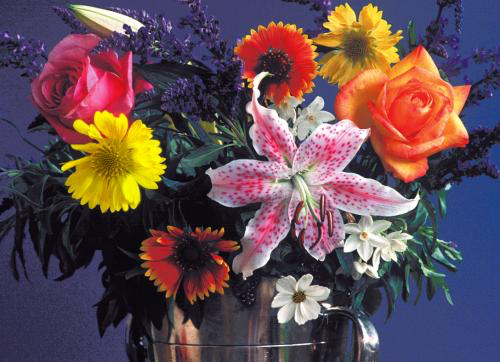
%> input picture Image processing/Εργασία 1η/flowers.tif, 500 x 362 px
$ octave pr_imEx5.m   (GNU Octave 9; MATLAB toolbox functions it lacks are replaced by stand-ins)
%> lines starting %> are read from the running program, lines starting %| are printed output that depends on the picture
### Image processing/Εργασία 1η/mypsmed.m
%(Excercise 4)  %this is an implimentation of Pratts pseudo-median filter
function res=mypsmed(im,d)
f=[0.125 0.125 0.125; 0.125 0 0.125; 0.125 0.125 0.125];
imd=im2double(im);
imf=filter2(f,imd);
r=abs(imd-imf)-d>0;
res=im2uint8(r.*imf+(1-r).*imd);
end

### Image processing/Εργασία 1η/pr_imEx5.m
f=imread('flowers.tif'); %the first three lines are given
%> f is the input picture: size 362x500x3 uint8; mean R, G, B 99.7, 77, 83.9
fg=rgb2gray(f);
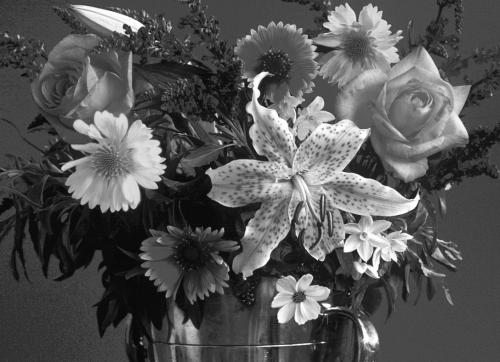
%> fg: size 362x500 uint8; min 0, max 255, mean 84.5
fg=im2uint8(fg(30:285,60:315));
%> fg: size 256x256 uint8
fg_noise=imnoise(fg,'salt & pepper',0.05); %this function adds 5% noise to the image
imshow(fg_noise);
title('initial noisy image')
figure

a=fspecial('average'); %Excercise 5.1 (a)
fg_a=filter2(a,fg_noise);
subplot(1,3,1)
imshow(fg_a/255)
title('Avarage filter')

fg_b3=medfilt2(fg_noise); %Excercise 5.1 (b)
subplot(1,3,2)
imshow(fg_b3)
title('3x3 median filter')

fg_c=mypsmed(fg_noise,0.3); %Excercise 5.1 (c)
%> in mypsmed, `r=abs(imd-imf)-d>0;`:
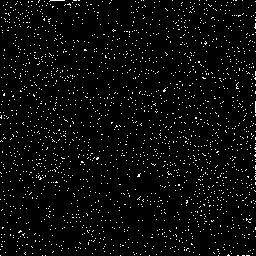
%> r: size 256x256 logical; 3.8% white in thin lines or dots
subplot(1,3,3)
imshow(fg_c)
title('pseudo-median filter')
figure

%Excercise 5.2
fg_noise=imnoise(fg,'salt & pepper',0.1); %this function adds 10% noise to the image
imshow(fg_noise);
title('initial noisy image')
figure

a=fspecial('average'); %(a)
fg_a=filter2(a,fg_noise);
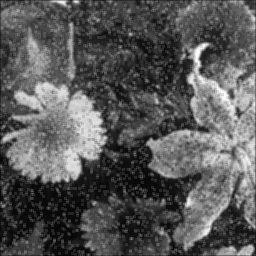
%> fg_a: size 256x256 double; min 4.11, max 252.4, mean 88.4
subplot(1,3,1)
imshow(fg_a/255)
title('Avarage filter')

fg_b3=medfilt2(fg_noise); %(b)
subplot(1,3,2)
imshow(fg_b3)
title('3x3 median filter')

fg_c=mypsmed(fg_noise,0.3); %(c)
%> in mypsmed (call 2), `r=abs(imd-imf)-d>0;`: r: size 256x256 logical; 7.7% white in thin lines or dots
subplot(1,3,3)
imshow(fg_c)
title('pseudo-median filter')
figure

fg_noise=imnoise(fg,'salt & pepper',0.2); %this function adds 20% noise to the image
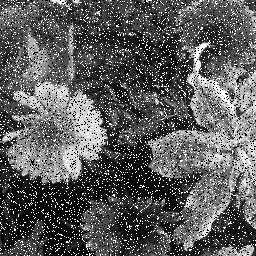
%> fg_noise: size 256x256 uint8; min 0, max 255, mean 92.9
imshow(fg_noise);
title('initial noisy image')
figure

a=fspecial('average'); %(a)
fg_a=filter2(a,fg_noise);
subplot(2,3,1)
imshow(fg_a/255)
title('Avarage filter')

fg_b1=medfilt2(fg_noise); %(b first application of the 3x3 filter)
subplot(2,3,2)
imshow(fg_b1)
title('3x3 median filter 1st applic')

fg_b3=medfilt2(fg_noise); %(b second application of the 3x3 filter)
subplot(2,3,3)
imshow(fg_b3)
title('3x3 median filter 2nd applic')

fg_b3=medfilt2(fg_noise,[5,5]); %(b application of the 7x7 filter)
subplot(2,3,4)
imshow(fg_b3)
title('7x7 median filter')

fg_c=mypsmed(fg_noise,0.3); %(c)
%> call 3 of mypsmed, with d = 0.3
%> in mypsmed (call 3), `imf=filter2(f,imd);`:
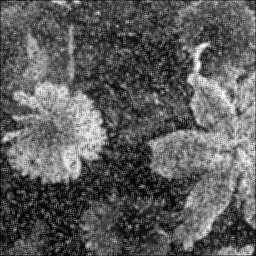
%> imf: size 256x256 double; min 0.00931, max 0.993, mean 0.362
%> in mypsmed (call 3), `r=abs(imd-imf)-d>0;`:
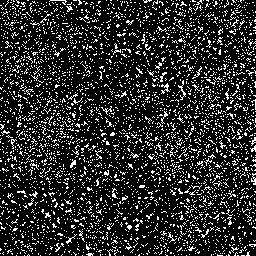
%> r: size 256x256 logical; 17.1% white in thin lines or dots
%> in mypsmed (call 3), `res=im2uint8(r.*imf+(1-r).*imd);`:
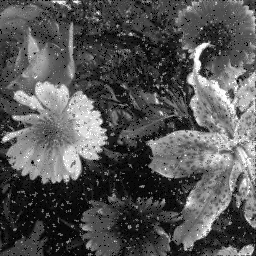
%> res: size 256x256 uint8; min 0, max 255, mean 85
subplot(2,3,5)
imshow(fg_c)
title('pseudo-median filter')
